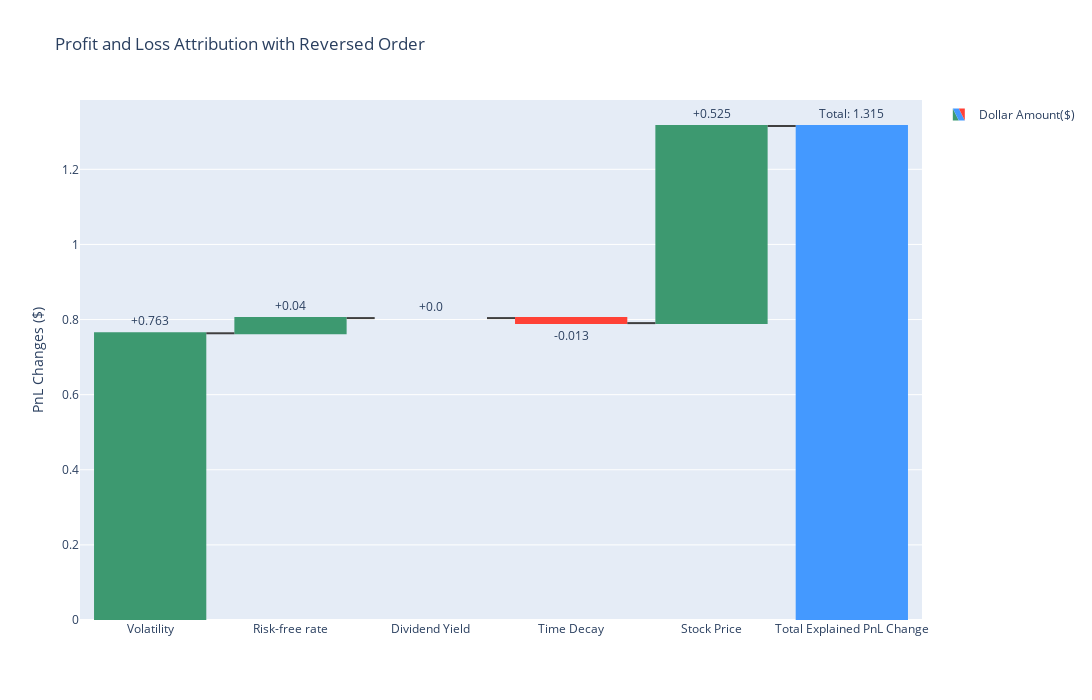

Notebook code for this chart:
### Code cell
pnl_change=[
    euro_call(yesterday_price, K, yesterday_r, today_sigma, yesterday_dividend, T)-euro_call(yesterday_price, K, yesterday_r, yesterday_sigma, yesterday_dividend, T),
    euro_call(yesterday_price, K, today_r, today_sigma, yesterday_dividend, T)-euro_call(yesterday_price, K, yesterday_r, today_sigma, yesterday_dividend, T),
    euro_call(yesterday_price, K, today_r, today_sigma, today_dividend, T)-euro_call(yesterday_price, K, today_r, today_sigma, yesterday_dividend, T),
    euro_call(yesterday_price, K, today_r, today_sigma, today_dividend, T-1/365)-euro_call(yesterday_price, K, today_r, today_sigma, today_dividend, T),
    euro_call(today_price, K, today_r, today_sigma, today_dividend, T-1/365)-euro_call(yesterday_price, K, today_r, today_sigma, today_dividend, T-1/365),
]
# Total_unexplained_change = euro_call(today_price, K, today_r, today_sigma, today_dividend, T - 1 / 365)-euro_call(yesterday_price, K, yesterday_r, yesterday_sigma, yesterday_dividend, T)-np.sum(pnl_change)
# Total_realized_change = euro_call(today_price, K, today_r, today_sigma, today_dividend, T - 1 / 365)-euro_call(yesterday_price, K, yesterday_r, yesterday_sigma, yesterday_dividend, T)
fig = go.Figure(go.Waterfall(
    name="Dollar Amount($)", orientation="v",
    # measure=["relative", "relative", "relative", "relative", "relative", "total",'relative','total'],
    measure=["relative", "relative", "relative", "relative", "relative", "total"],
    # x=["Volatility", "Risk-free rate", "Dividend Yield", "Time Decay", "Stock Price", "Total Explained PnL Change","Total Unexplained Change",'Total Realized PnL Change'],
    x=["Volatility", "Risk-free rate", "Dividend Yield", "Time Decay", "Stock Price", "Total Explained PnL Change"],
    textposition="outside",
    # text=['+'+str(round(num,3)) if num>=0 else str(round(num,3)) for num in pnl_change]+['Total: '+str(round(np.sum(pnl_change),3))]+[str(round(Total_unexplained_change,3))]+[str(round(Total_realized_change,3))],
    text=['+'+str(round(num,3)) if num>=0 else str(round(num,3)) for num in pnl_change]+['Total: '+str(round(np.sum(pnl_change),3))],
    # y=np.append(pnl_change,[0,euro_call(today_price, K, today_r, today_sigma, today_dividend, T-1/365)-euro_call(yesterday_price, K, yesterday_r, yesterday_sigma, yesterday_dividend, T)-np.sum(pnl_change),0]),
    y=pnl_change+[0],
    connector={"line": {"color": "rgb(63, 63, 63)"}},
))

fig.update_layout(
    title="Profit and Loss Attribution with Reversed Order",
    showlegend=True,
    autosize=False,
    width=1400,
    height=700,
)
fig.update_yaxes(title_text="PnL Changes ($)")
# include y label
fig.show()

### Figure 1 — Plotly figure (JSON) as saved in the notebook; plotly's stock layout.template omitted (floating-point values rounded to 4 significant figures)
{"data": [{"connector": {"line": {"color": "rgb(63, 63, 63)"}}, "measure": ["relative", "relative", "relative", "relative", "relative", "total"], "name": "Dollar Amount($)", "orientation": "v", "text": ["+0.763", "+0.04", "+0.0", "-0.013", "+0.525", "Total: 1.315"], "textposition": "outside", "x": ["Volatility", "Risk-free rate", "Dividend Yield", "Time Decay", "Stock Price", "Total Explained PnL Change"], "y": [0.7635, 0.04042, 0.0, -0.01337, 0.5248, 0], "type": "waterfall"}], "layout": {"title": {"text": "Profit and Loss Attribution with Reversed Order"}, "showlegend": true, "autosize": false, "width": 1400, "height": 700, "yaxis": {"title": {"text": "PnL Changes ($)"}}}}
